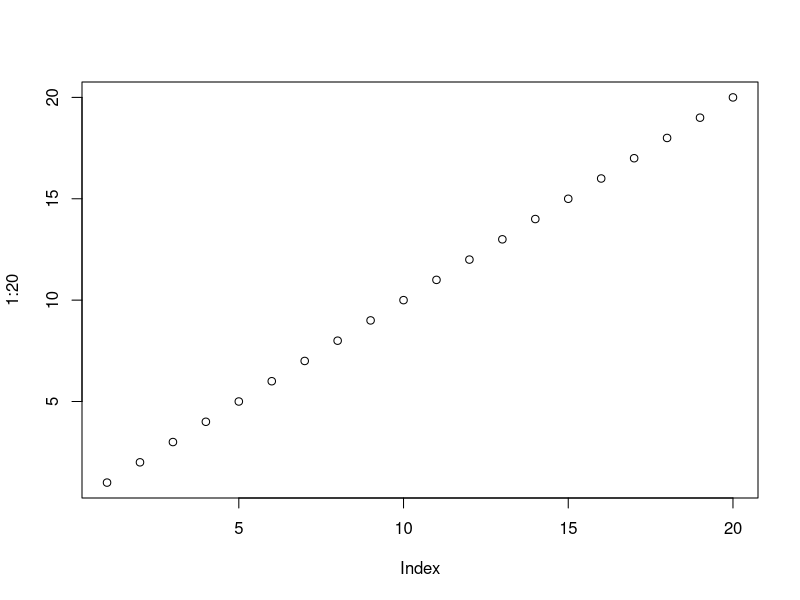

The R script that drew this image:
## ---- chunk 1
plot(1:20)
